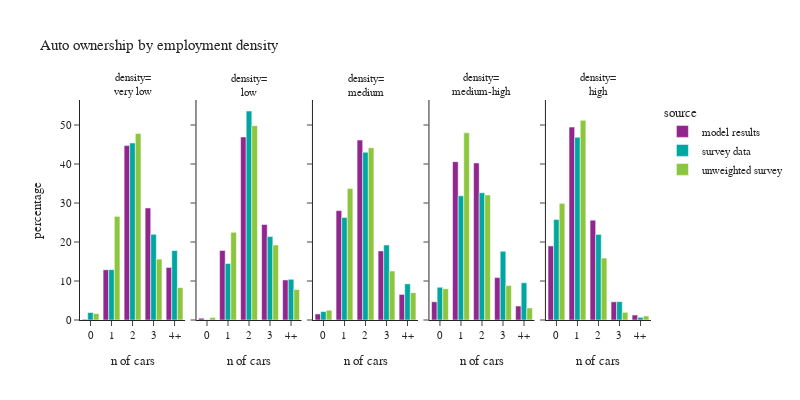

Write notebook code for a chart like this one.
### Code cell
plot_auto(hh_data.dropna(subset=['emp_density_group']),'emp_density_group','employment density','density')

### Figure 1 — Plotly figure (JSON) as saved in the notebook; plotly's stock layout.template omitted (floating-point values rounded to 4 significant figures)
{"data": [{"alignmentgroup": "True", "hovertemplate": "source=model results<br>emp_density_group=very low<br>auto_ownership_simple=%{x}<br>percentage=%{y}<extra></extra>", "legendgroup": "model results", "marker": {"color": "#91268F", "pattern": {"shape": ""}}, "name": "model results", "offsetgroup": "model results", "orientation": "v", "showlegend": true, "textposition": "auto", "type": "bar", "x": ["0", "1", "2", "3", "4+"], "xaxis": "x", "y": [0.1859, 12.87, 44.73, 28.73, 13.48], "yaxis": "y"}, {"alignmentgroup": "True", "hovertemplate": "source=model results<br>emp_density_group=low<br>auto_ownership_simple=%{x}<br>percentage=%{y}<extra></extra>", "legendgroup": "model results", "marker": {"color": "#91268F", "pattern": {"shape": ""}}, "name": "model results", "offsetgroup": "model results", "orientation": "v", "showlegend": false, "textposition": "auto", "type": "bar", "x": ["0", "1", "2", "3", "4+"], "xaxis": "x2", "y": [0.4614, 17.83, 46.95, 24.49, 10.27], "yaxis": "y2"}, {"alignmentgroup": "True", "hovertemplate": "source=model results<br>emp_density_group=medium<br>auto_ownership_simple=%{x}<br>percentage=%{y}<extra></extra>", "legendgroup": "model results", "marker": {"color": "#91268F", "pattern": {"shape": ""}}, "name": "model results", "offsetgroup": "model results", "orientation": "v", "showlegend": false, "textposition": "auto", "type": "bar", "x": ["0", "1", "2", "3", "4+"], "xaxis": "x3", "y": [1.552, 28.05, 46.13, 17.7, 6.557], "yaxis": "y3"}, {"alignmentgroup": "True", "hovertemplate": "source=model results<br>emp_density_group=medium-high<br>auto_ownership_simple=%{x}<br>percentage=%{y}<extra></extra>", "legendgroup": "model results", "marker": {"color": "#91268F", "pattern": {"shape": ""}}, "name": "model results", "offsetgroup": "model results", "orientation": "v", "showlegend": false, "textposition": "auto", "type": "bar", "x": ["0", "1", "2", "3", "4+"], "xaxis": "x4", "y": [4.663, 40.61, 40.28, 10.88, 3.57], "yaxis": "y4"}, {"alignmentgroup": "True", "hovertemplate": "source=model results<br>emp_density_group=high<br>auto_ownership_simple=%{x}<br>percentage=%{y}<extra></extra>", "legendgroup": "model results", "marker": {"color": "#91268F", "pattern": {"shape": ""}}, "name": "model results", "offsetgroup": "model results", "orientation": "v", "showlegend": false, "textposition": "auto", "type": "bar", "x": ["0", "1", "2", "3", "4+"], "xaxis": "x5", "y": [19.0, 49.47, 25.59, 4.665, 1.276], "yaxis": "y5"}, {"alignmentgroup": "True", "hovertemplate": "source=survey data<br>emp_density_group=very low<br>auto_ownership_simple=%{x}<br>percentage=%{y}<extra></extra>", "legendgroup": "survey data", "marker": {"color": "#00A7A0", "pattern": {"shape": ""}}, "name": "survey data", "offsetgroup": "survey data", "orientation": "v", "showlegend": true, "textposition": "auto", "type": "bar", "x": ["0", "1", "2", "3", "4+"], "xaxis": "x", "y": [1.917, 12.91, 45.4, 21.97, 17.8], "yaxis": "y"}, {"alignmentgroup": "True", "hovertemplate": "source=survey data<br>emp_density_group=low<br>auto_ownership_simple=%{x}<br>percentage=%{y}<extra></extra>", "legendgroup": "survey data", "marker": {"color": "#00A7A0", "pattern": {"shape": ""}}, "name": "survey data", "offsetgroup": "survey data", "orientation": "v", "showlegend": false, "textposition": "auto", "type": "bar", "x": ["0", "1", "2", "3", "4+"], "xaxis": "x2", "y": [0.0922, 14.5, 53.6, 21.39, 10.42], "yaxis": "y2"}, {"alignmentgroup": "True", "hovertemplate": "source=survey data<br>emp_density_group=medium<br>auto_ownership_simple=%{x}<br>percentage=%{y}<extra></extra>", "legendgroup": "survey data", "marker": {"color": "#00A7A0", "pattern": {"shape": ""}}, "name": "survey data", "offsetgroup": "survey data", "orientation": "v", "showlegend": false, "textposition": "auto", "type": "bar", "x": ["0", "1", "2", "3", "4+"], "xaxis": "x3", "y": [2.17, 26.3, 43.02, 19.24, 9.268], "yaxis": "y3"}, {"alignmentgroup": "True", "hovertemplate": "source=survey data<br>emp_density_group=medium-high<br>auto_ownership_simple=%{x}<br>percentage=%{y}<extra></extra>", "legendgroup": "survey data", "marker": {"color": "#00A7A0", "pattern": {"shape": ""}}, "name": "survey data", "offsetgroup": "survey data", "orientation": "v", "showlegend": false, "textposition": "auto", "type": "bar", "x": ["0", "1", "2", "3", "4+"], "xaxis": "x4", "y": [8.389, 31.84, 32.62, 17.6, 9.552], "yaxis": "y4"}, {"alignmentgroup": "True", "hovertemplate": "source=survey data<br>emp_density_group=high<br>auto_ownership_simple=%{x}<br>percentage=%{y}<extra></extra>", "legendgroup": "survey data", "marker": {"color": "#00A7A0", "pattern": {"shape": ""}}, "name": "survey data", "offsetgroup": "survey data", "orientation": "v", "showlegend": false, "textposition": "auto", "type": "bar", "x": ["0", "1", "2", "3", "4+"], "xaxis": "x5", "y": [25.78, 46.88, 21.95, 4.705, 0.6811], "yaxis": "y5"}, {"alignmentgroup": "True", "hovertemplate": "source=unweighted survey<br>emp_density_group=very low<br>auto_ownership_simple=%{x}<br>percentage=%{y}<extra></extra>", "legendgroup": "unweighted survey", "marker": {"color": "#8CC63E", "pattern": {"shape": ""}}, "name": "unweighted survey", "offsetgroup": "unweighted survey", "orientation": "v", "showlegend": true, "textposition": "auto", "type": "bar", "x": ["0", "1", "2", "3", "4+"], "xaxis": "x", "y": [1.661, 26.58, 47.84, 15.61, 8.306], "yaxis": "y"}, {"alignmentgroup": "True", "hovertemplate": "source=unweighted survey<br>emp_density_group=low<br>auto_ownership_simple=%{x}<br>percentage=%{y}<extra></extra>", "legendgroup": "unweighted survey", "marker": {"color": "#8CC63E", "pattern": {"shape": ""}}, "name": "unweighted survey", "offsetgroup": "unweighted survey", "orientation": "v", "showlegend": false, "textposition": "auto", "type": "bar", "x": ["0", "1", "2", "3", "4+"], "xaxis": "x2", "y": [0.6515, 22.48, 49.84, 19.22, 7.818], "yaxis": "y2"}, {"alignmentgroup": "True", "hovertemplate": "source=unweighted survey<br>emp_density_group=medium<br>auto_ownership_simple=%{x}<br>percentage=%{y}<extra></extra>", "legendgroup": "unweighted survey", "marker": {"color": "#8CC63E", "pattern": {"shape": ""}}, "name": "unweighted survey", "offsetgroup": "unweighted survey", "orientation": "v", "showlegend": false, "textposition": "auto", "type": "bar", "x": ["0", "1", "2", "3", "4+"], "xaxis": "x3", "y": [2.513, 33.75, 44.17, 12.57, 7.002], "yaxis": "y3"}, {"alignmentgroup": "True", "hovertemplate": "source=unweighted survey<br>emp_density_group=medium-high<br>auto_ownership_simple=%{x}<br>percentage=%{y}<extra></extra>", "legendgroup": "unweighted survey", "marker": {"color": "#8CC63E", "pattern": {"shape": ""}}, "name": "unweighted survey", "offsetgroup": "unweighted survey", "orientation": "v", "showlegend": false, "textposition": "auto", "type": "bar", "x": ["0", "1", "2", "3", "4+"], "xaxis": "x4", "y": [8.018, 48.0, 32.07, 8.82, 3.093], "yaxis": "y4"}, {"alignmentgroup": "True", "hovertemplate": "source=unweighted survey<br>emp_density_group=high<br>auto_ownership_simple=%{x}<br>percentage=%{y}<extra></extra>", "legendgroup": "unweighted survey", "marker": {"color": "#8CC63E", "pattern": {"shape": ""}}, "name": "unweighted survey", "offsetgroup": "unweighted survey", "orientation": "v", "showlegend": false, "textposition": "auto", "type": "bar", "x": ["0", "1", "2", "3", "4+"], "xaxis": "x5", "y": [29.91, 51.2, 15.88, 1.965, 1.037], "yaxis": "y5"}], "layout": {"annotations": [{"font": {}, "showarrow": false, "text": "density=<br>very low", "x": 0.092, "xanchor": "center", "xref": "paper", "y": 1.0, "yanchor": "bottom", "yref": "paper"}, {"font": {}, "showarrow": false, "text": "density=<br>low", "x": 0.296, "xanchor": "center", "xref": "paper", "y": 1.0, "yanchor": "bottom", "yref": "paper"}, {"font": {}, "showarrow": false, "text": "density=<br>medium", "x": 0.5, "xanchor": "center", "xref": "paper", "y": 1.0, "yanchor": "bottom", "yref": "paper"}, {"font": {}, "showarrow": false, "text": "density=<br>medium-high", "x": 0.704, "xanchor": "center", "xref": "paper", "y": 1.0, "yanchor": "bottom", "yref": "paper"}, {"font": {}, "showarrow": false, "text": "density=<br>high", "x": 0.908, "xanchor": "center", "xref": "paper", "y": 1.0, "yanchor": "bottom", "yref": "paper"}], "barmode": "group", "font": {"size": 11}, "height": 400, "legend": {"title": {"text": "source"}, "tracegroupgap": 0}, "title": {"text": "Auto ownership by employment density"}, "width": 800, "xaxis": {"anchor": "y", "domain": [0.0, 0.184], "title": {"text": "n of cars"}}, "xaxis2": {"anchor": "y2", "domain": [0.204, 0.388], "matches": "x", "title": {"text": "n of cars"}}, "xaxis3": {"anchor": "y3", "domain": [0.408, 0.592], "matches": "x", "title": {"text": "n of cars"}}, "xaxis4": {"anchor": "y4", "domain": [0.612, 0.796], "matches": "x", "title": {"text": "n of cars"}}, "xaxis5": {"anchor": "y5", "domain": [0.816, 1.0], "matches": "x", "title": {"text": "n of cars"}}, "yaxis": {"anchor": "x", "domain": [0.0, 1.0], "title": {"text": "percentage"}}, "yaxis2": {"anchor": "x2", "domain": [0.0, 1.0], "matches": "y", "showticklabels": false}, "yaxis3": {"anchor": "x3", "domain": [0.0, 1.0], "matches": "y", "showticklabels": false}, "yaxis4": {"anchor": "x4", "domain": [0.0, 1.0], "matches": "y", "showticklabels": false}, "yaxis5": {"anchor": "x5", "domain": [0.0, 1.0], "matches": "y", "showticklabels": false}}}
